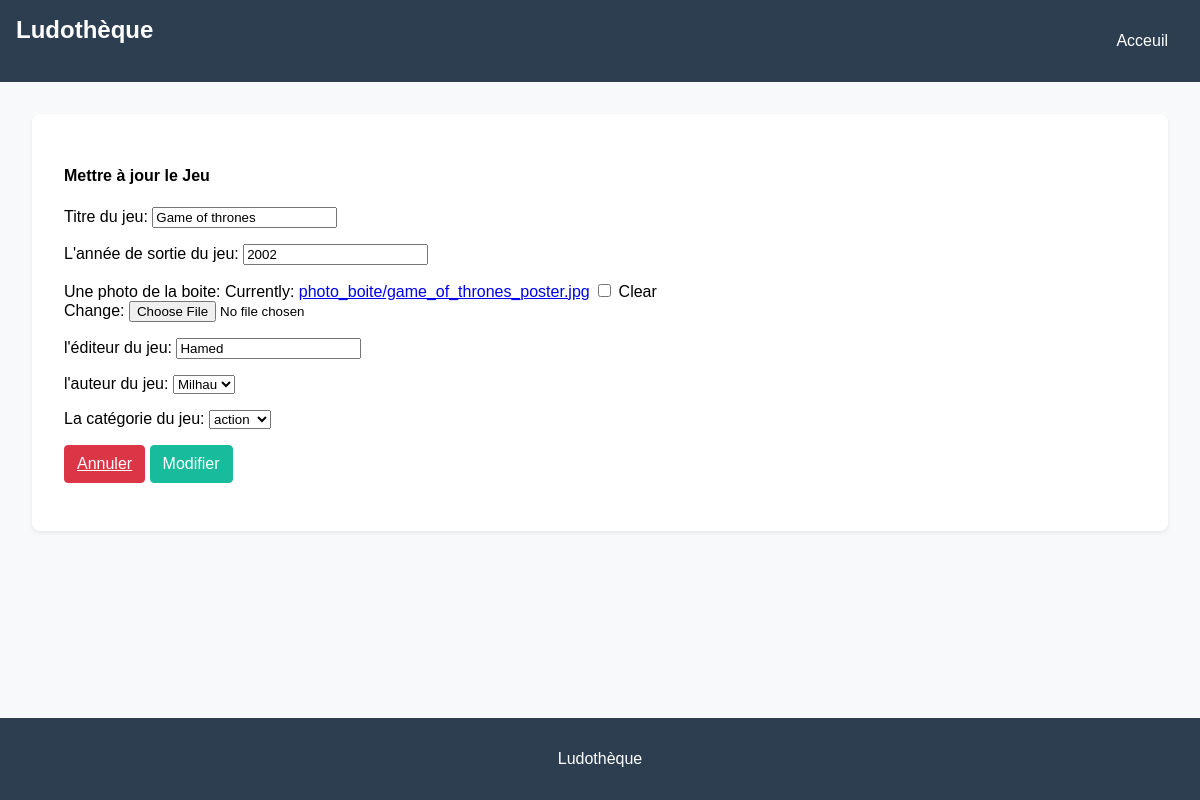
Page /jeux/update/1/ on the committed database.
### myapp/models.py (models this page shows, shortened)
class Jeu(models.Model):
    titre = models.CharField(max_length=200)
    annee_sortie = models.IntegerField(default=2000)
    photo_boite = models.ImageField(upload_to='photo_boite', blank=True, null=True)
    editeur = models.CharField(max_length=200)
    auteur = models.ForeignKey(Auteur, on_delete=models.CASCADE, blank=True, null=True)
    categorie = models.ForeignKey(Categorie, on_delete=models.CASCADE, blank=True, null=True)

### myapp/views.py (the view)
# urls.py: path('jeux/update/<int:id>/', views.jeu_update, name='update_jeu'),
def jeu_update(request, id):
    jeu = get_object_or_404(Jeu, pk=id)
    if request.method == 'POST':
        form = JeuForm(request.POST, request.FILES ,instance=jeu)
        if form.is_valid():
            form.save()
            return redirect('jeu-liste')
    else:
        form = JeuForm(instance=jeu)
    return render(request, 'jeu/jeu_update.html', {'form': form})

### myapp/forms.py
class JeuForm(forms.ModelForm):
    class Meta:
        model = Jeu
        fields = ['titre', 'annee_sortie', 'photo_boite', 'editeur', 'auteur', 'categorie']
        labels = {
            'titre': ('Titre du jeu'),
            'annee_sortie':("L'année de sortie du jeu"),
            'photo_boite':("Une photo de la boite"),
            'editeur':("l'éditeur du jeu"),
            'auteur': ("l'auteur du jeu"),
            'categorie': ("La catégorie du jeu"),
        }

### myapp/models.py (called while the page is built)
    def __str__(self):
        return self.nom

    def __str__(self):
        return self.nom

### myapp/templates/jeu/jeu_update.html (shortened to what this page needs)
{% extends "base.html" %}
{% block content %}
<div class="card-body">
    <h4>Mettre à jour le Jeu</h4>
    <form method="post" enctype="multipart/form-data">
        {{ form.as_p }}
      <section class="table">
            <a type="button" class="btn btn-danger" href="{% url 'jeu-liste' %}">Annuler</a>
            <button type="submit" class="btn btn-success">Modifier</button>
       </section>
    </form>
</div>
{% endblock %}

### myapp/static/design.css (style rules this page uses)
body { font-family: 'Arial', sans-serif; background-color: #f8f9fa; margin: 0; padding: 0; }
.card-body { padding: 2rem; background-color: white; margin: 2rem; border-radius: 0.5rem; box-shadow: 0 0.125rem 0.25rem rgba(0, 0, 0, 0.075); }
.table { width: 100%; margin-bottom: 1rem; color: #212529; border-collapse: collapse; }
.btn { display: inline-block; font-weight: 400; color: #212529; text-align: center; vertical-align: middle; user-select: none; background-color: transparent; border: 1px solid transparent; padding: 0.375rem 0.75rem; font-size: 1rem; line-height: 1.5; border-radius: 0.25rem; transition: color 0.15s ease-in-out, background-color 0.15s ease-in-out, border-color 0.15s ease-in-out, box-shadow 0.15s ease-in-out; }
.btn-danger { color: #fff; background-color: #dc3545; border-color: #dc3545; }
.btn-success { color: #fff; background-color: #18bc9c; border-color: #18bc9c; }

### rows in the picture
Jeu: titre "Game of thrones", annee_sortie "2002", editeur "Hamed", auteur "Milhau", categorie "action"
